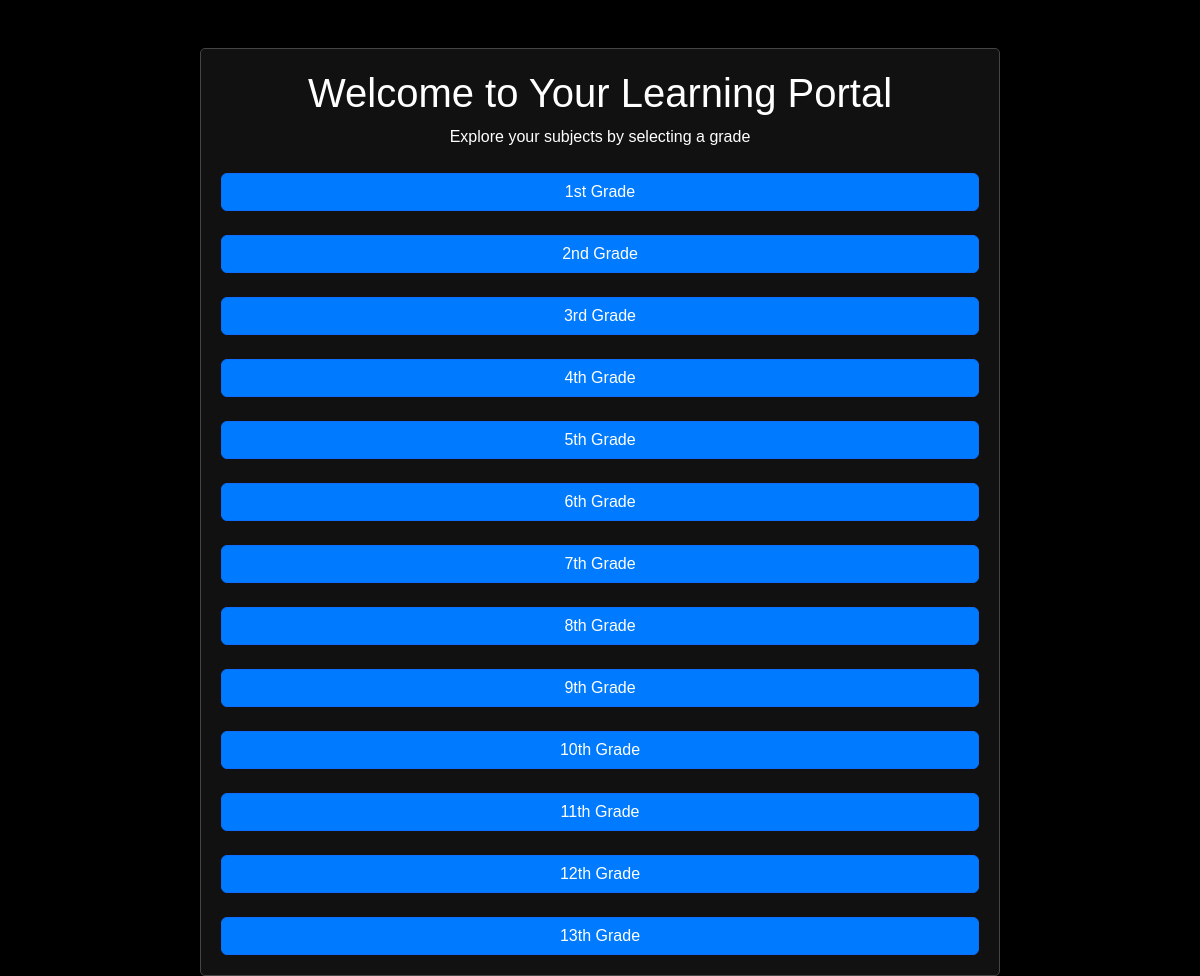
Page /dashboard_student.php on the committed database.
### tables this page shows
CREATE TABLE IF NOT EXISTS grades (
    id INT AUTO_INCREMENT PRIMARY KEY,
    grade_name VARCHAR(50) NOT NULL
);

### dashboard_student.php (the view, shortened to what this page needs)
<?php
include 'connection.php';
$grades_sql = "SELECT * FROM grades";
$grades_result = $conn->query($grades_sql);
?>
<!DOCTYPE html>
<html lang="en">
<head>
    <link href="https://cdn.jsdelivr.net/npm/bootstrap@5.3.0/dist/css/bootstrap.min.css" rel="stylesheet">
    <link rel="stylesheet" href="assets/css/style.css">
</head>
<body class="bg-black text-white">
    <div class="container mt-5">
        <h1 class="text-center">Welcome to Your Learning Portal</h1>
        <p class="text-center">Explore your subjects by selecting a grade</p>
        <?php while($grade = $grades_result->fetch_assoc()): ?>
            <div class="grade-section mt-4">
                <button class="btn btn-primary w-100 grade-btn" type="button" data-bs-toggle="collapse" data-bs-target="#grade<?php echo $grade['id']; ?>">
                    <?php echo $grade['grade_name']; ?>
                </button>
            </div>
        <?php endwhile; ?>
    </div>
</body>
</html>

### assets/css/style.css (style rules this page uses)
body { background-color: #000; color: #fff; font-family: Arial, sans-serif; margin: 0; padding: 0; }
.container { padding: 20px; background-color: #111; border-radius: 5px; border: 1px solid #444; max-width: 800px; margin-top: 20px; }
h1, h2, h3, h4 { color: #fff; }
.btn-primary { background-color: #007bff; }
.grade-btn { background-color: #007bff; }

### rows in the picture
grades: grade_name "1st Grade"
grades: grade_name "2nd Grade"
grades: grade_name "3rd Grade"
grades: grade_name "4th Grade"
grades: grade_name "5th Grade"
grades: grade_name "6th Grade"
grades: grade_name "7th Grade"
grades: grade_name "8th Grade"
grades: grade_name "9th Grade"
grades: grade_name "10th Grade"
grades: grade_name "11th Grade"
grades: grade_name "12th Grade"
grades: grade_name "13th Grade"
